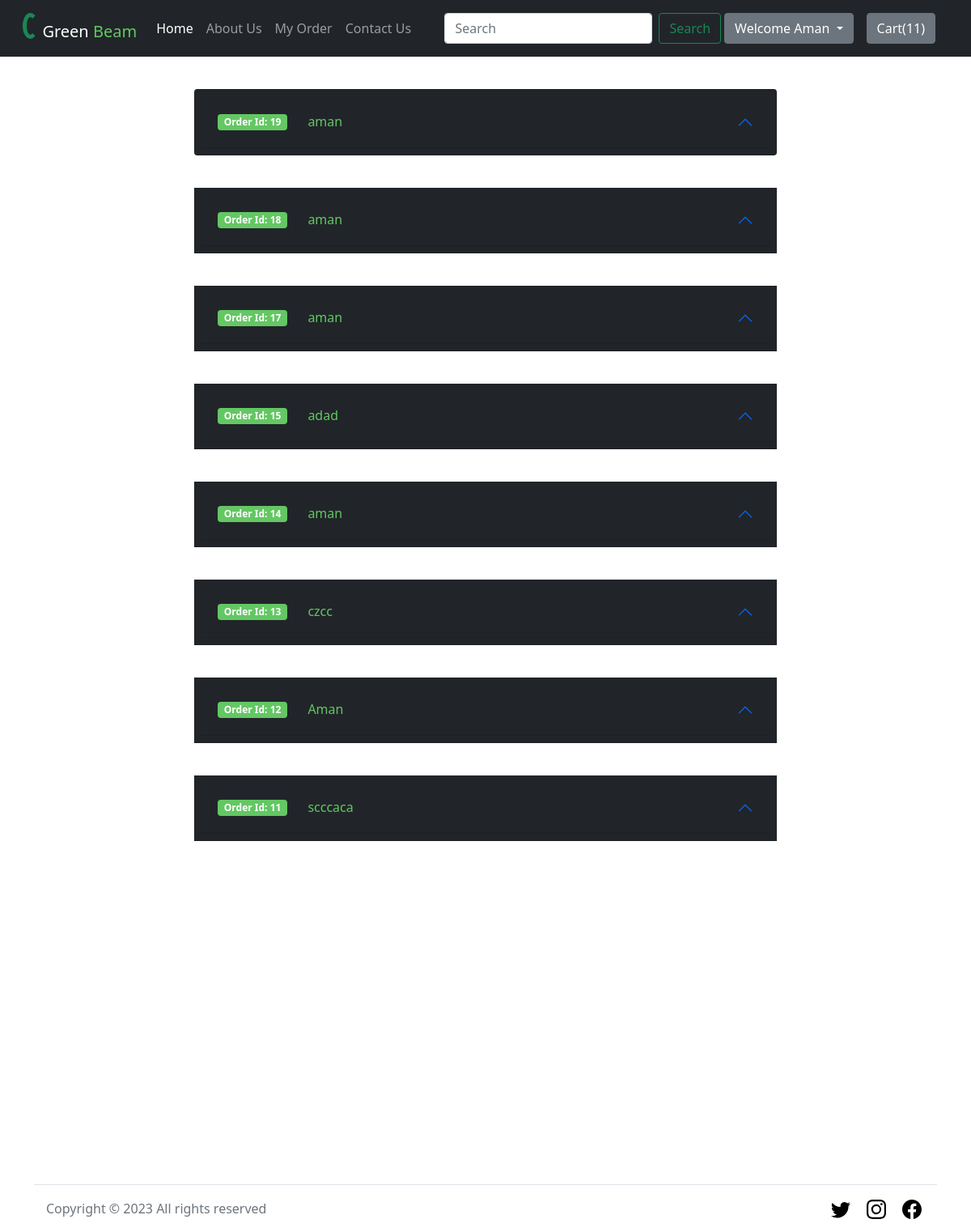
Page /tracker/ (signed in) on the committed database.
### shop/models.py (models this page shows)
class Order(models.Model):
    order_id = models.AutoField(primary_key=True)
    user= models.ForeignKey(User,on_delete=models.CASCADE,null=True)
    items_json = models.CharField(max_length=5000, default="")
    name = models.CharField(max_length=70, default="")
    address = models.CharField(max_length=111, default="")
    city = models.CharField(max_length=111, default="")
    state = models.CharField(max_length=111, default="")
    zip_code = models.CharField(max_length=111, default="")
    email = models.CharField(max_length=110, default="")
    phone = models.CharField(max_length=70, default="")
    def __str__(self):
        return self.name

### shop/views.py (the view)
# urls.py: path("tracker/", views.tracker, name="TrackingStatus"),
def tracker(request):
    params={}
    if request.user.is_authenticated:
        orders_list=[]
        checkout=Order.objects.filter(user=request.user)
        print(checkout)
        if len(checkout)>0:
            for order in checkout:
                track = OrderUpdate.objects.filter(user=request.user,order_id=order.order_id).order_by('timestamp')
                orders_list.append([order,track])
                print(orders_list);
            params['order_list'] = orders_list
    return render(request, "shop/tracker.html",params)

### shop/context_processor.py (called while the page is built)
def load_cart(request):
    params={}
    if request.user.is_authenticated:
        try:
            param_cart=Cartrecord.objects.get(cart_user=request.user)
        except:
            object_cart=Cartrecord(cart_user=request.user)
            object_cart.save()
            param_cart=object_cart
        params['cart']=param_cart
    return params

### shop/models.py (called while the page is built)
    def __str__(self):
        return self.update_desc[0:7]+"...."

### shop/templates/shop/tracker.html (shortened to what this page needs)
{% extends 'shop/basic.html' %}
{% block head %}
<link href="https://cdn.jsdelivr.net/npm/bootstrap@5.1.3/dist/css/bootstrap.min.css" rel="stylesheet"
>
{% endblock %}
{% block body %}
{% if user.is_authenticated %}
<div class="accordion" id="accordionExample">
    {% for order in order_list reversed %}
    <div class="accordion-item bg-dark p-2">
        <h4 class="accordion-header mb-0" id="heading{{forloop.counter}}">
            <button class="accordion-button bg-dark " type="button" data-bs-toggle="collapse"
                data-bs-target="#collapse{{forloop.counter}}" aria-expanded="true"
                aria-controls="collapse{{forloop.counter}}" style="height: 8vh;">
                <span class="badge" style="background-color: rgb(99, 199, 99);">
                    Order Id: {{order.0.order_id}}
                </span class="ml-1">
                <pre>   </pre>
                <span style="color:rgb(99, 199, 99);">{{order.0.name}}</span>
            </button>
        </h4>
    </div>
</div>
{% endfor %}
{% else %}
<div class="container d-flex justify-content-center mt-5">
<h1 class="display-1" style="color:rgb(99, 199, 99)"> ------Login to view your Orders------</h1>
</div>
{% endif %}
{% endblock %}

### shop/templates/shop/basic.html (shortened to what this page needs)
<!doctype html>
<html lang="en">
<head>
  <link rel="stylesheet" href="https://stackpath.bootstrapcdn.com/bootstrap/4.2.1/css/bootstrap.min.css"
>
  <link href="https://cdn.jsdelivr.net/npm/bootstrap@5.0.0-beta1/dist/css/bootstrap.min.css" rel="stylesheet"
>
  <link rel="stylesheet" href="https://cdnjs.cloudflare.com/ajax/libs/font-awesome/4.7.0/css/font-awesome.min.css">
</head>
{% block head%}{% endblock %}
<body>
  <nav class="navbar navbar-expand-lg navbar-dark bg-dark">
    <div class="container-fluid">
      <a class="navbar-brand" href="/">
        <div class="spinner-border text-success" style="width: 1.2rem; height: 2.0rem" role="status">
        </div>
         Green
        <span style="color:rgb(99, 199, 99);">Beam </span>
      </a>
      <div class="collapse navbar-collapse" id="navbarSupportedContent">
        <ul class="navbar-nav me-auto mb-2 mb-lg-0">
          <li class="nav-item">
            <a class="nav-link active" aria-current="Home" href="/">Home</a>
          </li>
          <li class="nav-item">
            <a class="nav-link" href="/about">About Us</a>
          </li>
          <li class="nav-item">
            <a class="nav-link" href="/tracker">My Order</a>
          </li>
          <li class="nav-item">
            <a class="nav-link" href="/contact">Contact Us</a>
          </li>
        </ul>
        {% if user.is_authenticated %}
        <form class="d-flex" action="/search/" method="post">
          <input class="form-control me-2" type="search" placeholder="Search" aria-label="Search" id="search"
            name="search">
          <button class="btn btn-outline-success me-1" type="submit">Search</button>
        </form>
        <form action="/userlogout/" method="post">{% csrf_token %}
          <div class="dropdown">
            <button class="btn btn-secondary dropdown-toggle mb-1 my-1" type="button" id="dropdownMenuButton1"
              data-bs-toggle="dropdown" aria-expanded="false">
              Welcome {{request.user}}
            </button>
          </div>
        </form>
        {% endif %}
        <a class="nav-link" href="/checkout">
          <button type="button" class="btn btn-secondary " id="popcart" data-container="body" data-toggle="popover"
            data-placement="bottom" data-html="true" title="-----Overview of Cart------" data-content=" ">
            Cart(<span id="cart">0</span>)
          </button>
        </a>
      </div>
    </div>
  </nav>
  {% block body %} {% endblock %}
  <div class="container aman">
    <footer class="d-flex flex-wrap justify-content-between align-items-center py-3 my-4 border-top">
      <div class="col-md-4 d-flex align-items-center">
        <span class="text-muted">Copyright &copy;
          <script>document.write(new Date().getFullYear());</script> All rights reserved
        </span>
      </div>
      <ul id="footer_image" class="nav col-md-4 justify-content-end list-unstyled d-flex">
        <li class="ms-3 mx-1"><a class="text-muted" href="twitter.com"><svg class="bi" width="24" height="24">
              <use xlink:href="#twitter" />
            </svg></a></li>
        <li class="ms-3 mx-1"><a class="text-muted" href="instagram.com"><svg class="bi" width="24" height="24">
              <use xlink:href="#instagram" />
            </svg></a></li>
        <li class="ms-3 mx-1"><a class="text-muted" href="facebook.com"><svg class="bi" width="24" height="24">
              <use xlink:href="#facebook" />
            </svg></a></li>
      </ul>
    </footer>
  </div>
</body>
</html>

### shop/templates/shop/tracker.html (style rules this page uses)
.accordion-item { width: 60vw; margin: 5vh auto 0 auto; }
.aman { position: relative; top: 50vh; }
.accordion-button { z-index: 3; border-color: none; outline: 0; box-shadow: none; }

### rows in the picture
Order: order_id "19", name "aman"
Order: order_id "18", name "aman"
Order: order_id "17", name "aman"
Order: order_id "15", name "adad"
Order: order_id "14", name "aman"
Order: order_id "13", name "czcc"
Order: order_id "12", name "Aman"
Order: order_id "11", name "scccaca"

### other values in the picture
{{ request.user }} "Aman"
